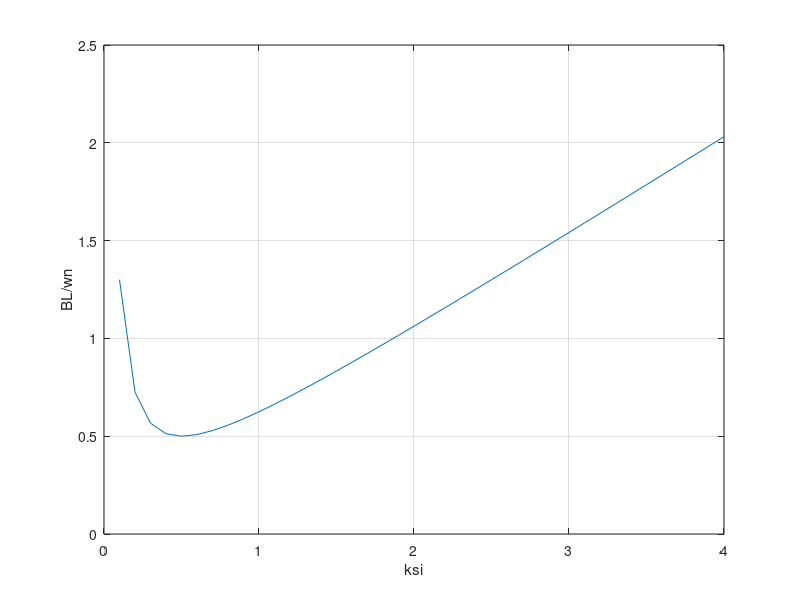

This chart was generated by the following MATLAB code:
%% https://github.com/VSHEV92/Synchronization_Systems_Models
clc; clear; close all

%% Зависимость шумовой полосы, нормированной к резонансной частоте, от значения декркмента затухания.
%% Минимальное значение принимается при значении декремента, равном 0.5.
%% Пропорционально-интегрирующий петлевой фильтр.

ksi = 0.1:0.1:4;                     % декремент затухания
BL_n = 0.5 * (ksi + 0.25 ./ ksi);     % шумовая полоса, поделенная на резонансную частоту

plot(ksi, BL_n); grid on;
xlabel('ksi'); ylabel('BL/wn')
